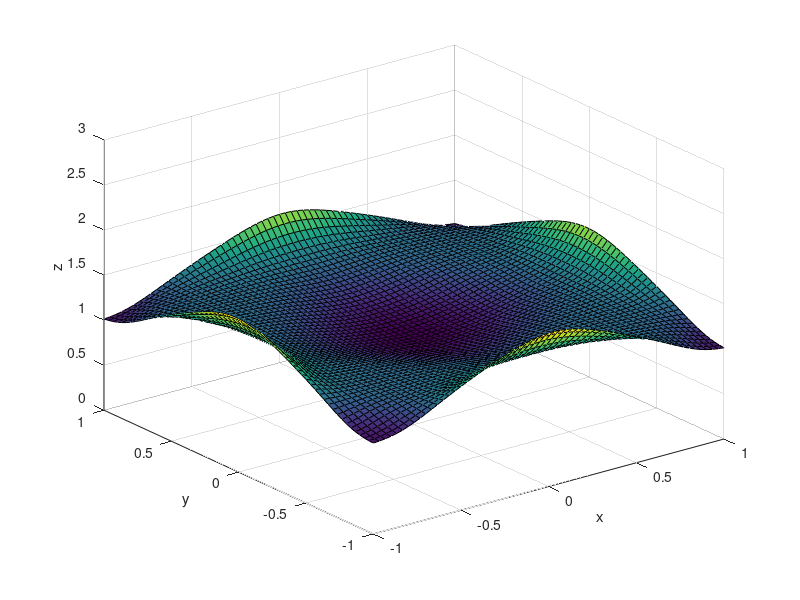

Source code (MATLAB):
clear;clc;
t_end = 0.5;
% Grid creation
N = 60;
dx = 2/N;
dy = 2/N;
% x vector plus ghost cells
x = -1-dx:dx:1+dx;
y = x;
[xgrid,ygrid] = meshgrid(x,y);

% Initial Conditions
h = ones(size(xgrid));
for i = 1:length(x)
    for j = 1:length(y)
        if xgrid(i,j) >= -0.5 && xgrid(i,j) <= 0.5 && ygrid(i,j) >= -0.5 && ygrid(i,j) <= 0.5
             h(i,j) = 2;
        end
    end
end

%Unknown matrix M and matrices u,v
M_old = zeros([size(h) 3]); 
M_old(:,:,1) = h;
u_old = zeros(size(xgrid)); 
v_old = u_old;

h_int = [];

% Main iteration loop
time = 0;
while time < t_end
    
    % calculate lambda = abs(u or v) + sqrt(gh) => we use g = 1
    lambdax = abs(u_old(:,[2:63,1])) + sqrt(M_old(:,:,1));
    lambday = abs(v_old([2:63,1],:)) + sqrt(M_old(:,:,1));
    lammax = norm([lambdax(:); lambday(:)],Inf);
    
    dt = 0.5*0.5*(dx/lammax);
    time = time+dt;
    
    %Calculate f(v_i's) for lax freidrich
    % d/dx(hu,hu^2+gh^2/2,huv)
    comp1 = M_old(:,:,2);
    comp2 = M_old(:,:,2).^2./M_old(:,:,1)+0.5*M_old(:,:,1).^2;
    comp3 = M_old(:,:,2).*M_old(:,:,3)./M_old(:,:,1);
    ddx = cat(3,comp1,comp2,comp3);
    % d/dy(hv,huv,hv^2+gh^2/2)
    comp1 = M_old(:,:,3);
    comp2 = M_old(:,:,2).*M_old(:,:,3)./M_old(:,:,1);
    comp3 = M_old(:,:,3).^2./M_old(:,:,1)+0.5*M_old(:,:,1).^2;
    ddy = cat(3,comp1,comp2,comp3);

    x_flux =  0.5*(ddx+ddx(:,[2:63,1],:)) - 0.5.*lambdax.*(M_old(:,[2:63,1],:)-M_old);
    y_flux =  0.5*(ddy+ddy([2:63,1],:,:)) - 0.5.*lambday.*(M_old([2:63,1],:,:)-M_old);
    
    M_new = M_old - (dt/dx)*(x_flux - x_flux(:,[63,1:62],:)) - (dt/dy)*(y_flux - y_flux([63,1:62],:,:));
    
    % Boundaries - set edges by copying values
    % h
    M_old(63,1:63,1) =  M_old(62,1:63,1); 
    M_old(1,1:63,1) =  M_old(2,1:63,1);
    M_old(1:63,63,1) =  M_old(1:63,62,1); 
    M_old(1:63,1,1) =  M_old(1:63,2,1);
    % hu
    M_old(1:63,63,2) = -M_old(1:63,62,2); 
    M_old(1:63,1,2) = -M_old(1:63,2,2);
    M_old(63,1:63,2) =  M_old(62,1:63,2); 
    M_old(1,1:63,2) =  M_old(2,1:63,2);
    % hv
    M_old(1:63,63,3) =  M_old(1:63,62,3); 
    M_old(1:63,1,3) =  M_old(1:63,2,3);
    M_old(63,1:63,3) = -M_old(62,1:63,3); 
    M_old(1,1:63,3) = -M_old(2,1:63,3);

    % Plot
    surf(x,y,M_old(:,:,1))
    axis([-1 1 -1 1 0 3])
    xlabel x 
    ylabel y
    zlabel z
    pause(0.001)
    
    u_new = M_old(:,:,2)./M_old(:,:,1);   
    v_new = M_old(:,:,3)./M_old(:,:,1);
    M_old = M_new;
    u_old = u_new;
    v_old = v_new;
    
    % Variables for plot of h integrated over spatial domain
    total = 0;
    for i = 1:63
        for j = 1:63
            total = total + M_new(i,j,1)*dx*dy; 
        end
    end
    h_int = [h_int, total];
end


% Also for plot of h integrated over domain
%{
time_axis = [0];
for i = 2:length(h_int)
    time_axis = [time_axis, time_axis(i-1)+dt];
end

plot(time_axis,h_int)
axis([0 3 0 6])
title("h integrated over domain")
xlabel("Time")
ylabel("Integral of h")
%}
